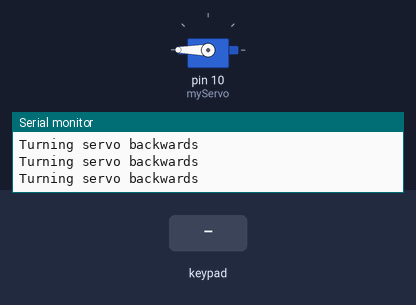
A sketch run on a simulated Arduino Uno, built with avr-gcc and run on an emulated ATmega328P. On the bench: servo, the last lines printed to the serial monitor. The test bench sets the inputs (shaded band).

Above: at 1.2 s.
1.3 s: keypad keys 9 8 7 6 pressed 0.4 s apart
At 1.52 s:
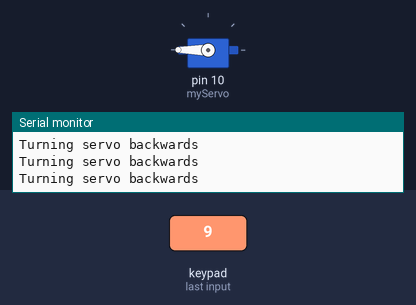
4.4 s: key '1' pressed
At 4.7 s:
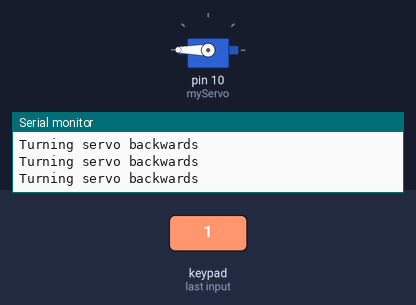
7.4 s: key '2' pressed
At 8.9 s:
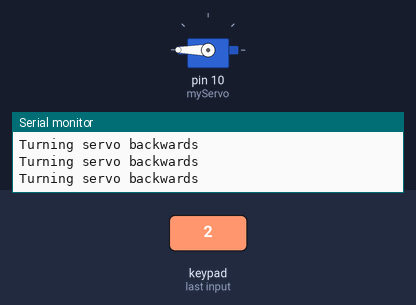
10.4 s: keypad keys 9 8 7 6 # pressed 0.4 s apart
At 11.02 s:
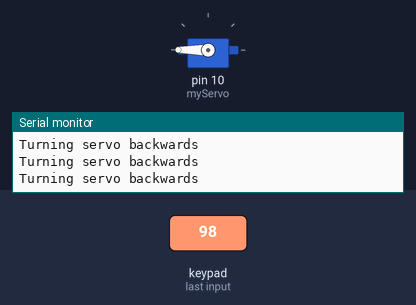
15.4 s: key '3' pressed
At 16.0 s:
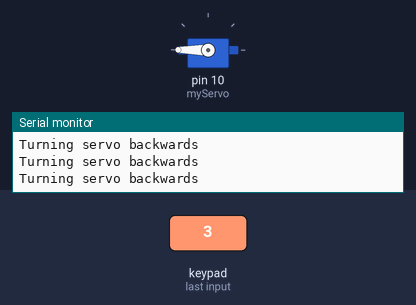
18.4 s: keypad keys 9 8 7 6 * pressed 0.4 s apart
At 18.63 s:
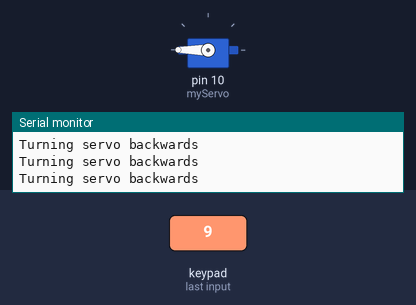
Timing chart, 0 to 21.5 s (numbered marks = the images above; inputs shaded):
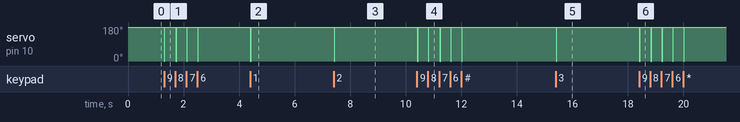

Measured:
- after the input at 1.3 s, servo on pin 10 (myServo): alternates 180° for 0.37 s and 0° for 0.03 s, 8 changes in all, then stays 180°, starting at once
- after the input at 4.4 s, servo on pin 10 (myServo): 180° → 0° at once, → 180° 0.03 s later
- after the input at 7.4 s, servo on pin 10 (myServo): 180° → 0° at once, → 180° 0.03 s later
- after the input at 10.4 s, servo on pin 10 (myServo): alternates 180° for 0.37 s and 0° for 0.03 s, 10 changes in all, then stays 180°, starting at once
- after the input at 15.4 s, servo on pin 10 (myServo): 180° → 0° at once, → 180° 0.03 s later
- after the input at 18.4 s, servo on pin 10 (myServo): alternates 180° for 0.37 s and 0° for 0.03 s, 10 changes in all, then stays 180°, starting at once

The sketch:

keypadmotor.ino
```cpp
#include <Servo.h>
#include <Keypad.h>

const byte numRows = 4;
const byte numCols = 4;
Servo myServo;
int angle;
int switchState = 0;
int switchPin = 2;

char keymap[numRows][numCols] =
{
  {'1', '2', '3', 'A'},
  {'4', '5', '6', 'B'},
  {'7', '8', '9', 'C'},
  {'*', '0', '#', 'D'}
};

byte rowPins[numRows] = {9, 8, 7, 6};
byte colPins[numCols] = {5, 4, 3, 2};

Keypad myKeypad = Keypad(makeKeymap(keymap), rowPins, colPins, numRows, numCols);

void setup() {
  myServo.attach(10);
  Serial.begin(9600);
}

void loop() {

  char keypressed = myKeypad.getKey();
  if (keypressed != NO_KEY)
  {
    Serial.println(keypressed);
    angle = 0;
    myServo.write(angle);
    delay(15);
    Serial.println("Turning servo forwards");
  } else {
    angle = 180;
    myServo.write(angle);
    delay(15);
    Serial.println("Turning servo backwards");
  }


}
```
